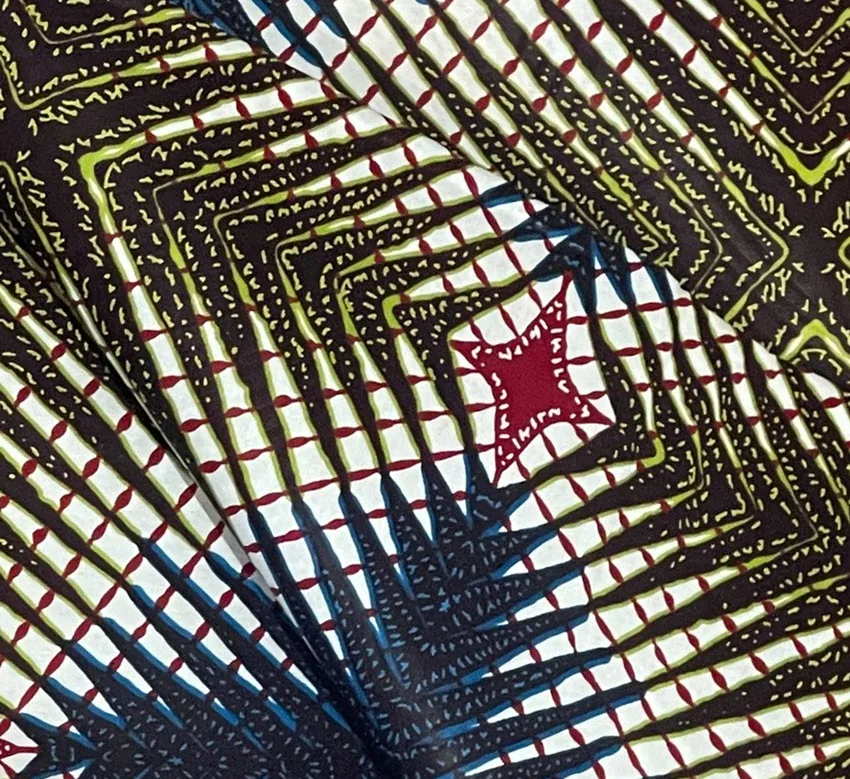
#> input picture catalog/assets/categories/ankara.webp, 850 x 779 px
$ python -i naming.py   (imports and definitions only)
#> lines starting #> are read from the running program, lines starting #| are printed output that depends on the picture
"""Automatic product naming from the print family and its colors.

The family comes from the name the product already has, exactly as the website shows it
("African Ankara Print - 101025" -> family "African Ankara Print", code "101025"), with a
category-based fallback. Colors come from the manifest's `colors` list when given, or are
detected from the cover photo and snapped to a fixed palette so names and filters stay
consistent.

    African Ankara Print - Purple & Blue - 101025
"""

from __future__ import annotations

import re
from collections import Counter
from dataclasses import dataclass
from pathlib import Path
from typing import Any

from PIL import Image, ImageDraw

# Controlled color vocabulary (also the future color filter, D-007). Anchor RGB values.
PALETTE: dict[str, tuple[int, int, int]] = {
    "Black": (20, 20, 20),
    "White": (245, 245, 240),
    "Cream": (236, 222, 190),
    "Grey": (128, 128, 128),
    "Brown": (110, 70, 40),
    "Tan": (190, 150, 100),
    "Red": (200, 30, 35),
    "Burgundy": (120, 20, 40),
    "Orange": (240, 120, 30),
    "Yellow": (250, 210, 40),
    "Gold": (200, 155, 40),
    "Green": (40, 150, 60),
    "Olive": (110, 115, 40),
    "Teal": (20, 140, 140),
    "Blue": (30, 90, 200),
    "Navy": (20, 35, 90),
    "Purple": (110, 50, 150),
    "Pink": (235, 100, 160),
}
COLOR_NAMES = frozenset(PALETTE) | {"Multicolor"}
NEUTRALS = frozenset({"Black", "White", "Grey"})
NEUTRAL_CHROMA = 10.0  # Lab chroma below this counts as black/white/grey
MULTI_SHARE = 0.08
NEUTRAL_SHARE = 0.35

# Fallback family label per category when the existing name has no "Family - code" shape.
FAMILY_BY_CATEGORY = {
    "ankara": "African Ankara Print",
    "kente": "Kente Print",
    "adire": "Adire Print",
    "satin-chiffon": "Satin/Chiffon",
    "ethnic-prints": "Ethnic Print",
    "skirts": "Wrap Skirt",
    "jackets": "Reversible Jacket",
    "cushion-covers": "Cushion Cover",
    "sarong-wraps": "Sarong Wrap",
}

MAX_COLORS = 2
MIN_SHARE = 0.10  # a color must cover at least 10% of the item to be named
CODE_RE = re.compile(r"^[A-Z]{0,4}[- ]?\d[\w-]*$")


@dataclass(frozen=True)
class NameParts:
    family: str
    code: str


# [15 lines left out: function split_name, not called in this run]


def compose(family: str, colors: list[str], code: str) -> str:
    color_text = " & ".join(colors[:MAX_COLORS])
    return " - ".join(p for p in (family, color_text, code) if p)


@dataclass(frozen=True)
class ColorAnalysis:
    """Color shares measured over fabric pixels only (background removed first)."""

    shares: list[tuple[str, float]]  # (palette name, fraction of fabric pixels), largest first
    fabric_pixels: int
    background_pixels: int

    # [19 lines left out: functions background_fraction, names, not called in this run]

    def describe(self, top: int = 5) -> str:
        parts = [f"{n} {share:.0%}" for n, share in self.shares[:top]]
        return ", ".join(parts) + f"  (background removed: {self.background_fraction:.0%})"


def detect_colors(image_path: Path, limit: int = MAX_COLORS) -> list[str]:
    """Dominant palette colors of the fabric in a photo, most prominent first."""
    return analyze(image_path).names(limit)


# [18 lines left out: function analyze, not called in this run]


SAMPLE_WIDTH = 160
BACKGROUND_TOLERANCE = 16.0  # Lab distance from the backdrop color still counted as backdrop
EDGE_UNIFORMITY = 0.55  # share of edge pixels that must match for a backdrop to exist

Lab = tuple[float, float, float]


def _fabric_mask(image_path: Path) -> tuple[Image.Image, list[bool]]:
    """Downsampled image plus a per-pixel background mask (True = background)."""
    with Image.open(image_path) as src:
#> src is the input picture: PIL image 850x779 RGB; mean R, G, B 104, 98.4, 89.7
        im = src.convert("RGB")
    im = im.resize(
        (SAMPLE_WIDTH, max(1, round(SAMPLE_WIDTH * im.height / im.width))),
        Image.Resampling.NEAREST,
    )
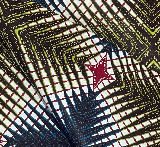
#> im: PIL image 160x147 RGB; mean R, G, B 103.9, 98.3, 89.7
    w, h = im.size
#> w = 160; h = 147
    labs = [_to_lab(px) for px in _pixels(im)]
#> labs = 23520 items
    mask = [False] * (w * h)

    edge = [i for i in range(w * h) if i % w in (0, w - 1) or i // w in (0, h - 1)]
#> edge = 610 values from 0 to 23519
    reference = _backdrop_reference([labs[i] for i in edge])
    if reference is None:
        return im, mask

    def is_bg(i: int) -> bool:
        return _distance(labs[i], reference) <= BACKGROUND_TOLERANCE

    stack = [i for i in edge if is_bg(i)]
    for i in stack:
        mask[i] = True
    while stack:
        i = stack.pop()
        x, y = i % w, i // w
        for nx, ny in ((x - 1, y), (x + 1, y), (x, y - 1), (x, y + 1)):
            if 0 <= nx < w and 0 <= ny < h:
                j = ny * w + nx
                if not mask[j] and is_bg(j):
                    mask[j] = True
                    stack.append(j)

    if mask.count(False) < 0.05 * len(mask):  # removed nearly everything: not a backdrop
        return im, [False] * len(mask)
    return im, mask


def _backdrop_reference(edge_labs: list[Lab]) -> Lab | None:
    """Average Lab color of a plain, low-chroma backdrop around the edge, if there is one."""
    # Studio backdrops are light and plain; a dark edge is the fabric itself (e.g. black prints).
    plain = [lab for lab in edge_labs if lab[0] >= 65 and (lab[1] ** 2 + lab[2] ** 2) ** 0.5 < 18]
#> plain = 107 items, first 6: (85.23, -3.61, 15.32), (94.54, -0.7, -4.07), (90.36, -4.78, 2.73), (88.89, -8.78, -9.06), (99.71, -1.51, 1.07), (92.88, -2.73, 2.31)
    if not plain or len(plain) < EDGE_UNIFORMITY * len(edge_labs):
        return None
    ref: Lab = (
        sum(lab[0] for lab in plain) / len(plain),
        sum(lab[1] for lab in plain) / len(plain),
        sum(lab[2] for lab in plain) / len(plain),
    )
    close = sum(1 for lab in edge_labs if _distance(lab, ref) <= BACKGROUND_TOLERANCE)
    return ref if close >= EDGE_UNIFORMITY * len(edge_labs) else None


def _pixels(im: Image.Image) -> list[tuple[int, int, int]]:
    getter = getattr(im, "get_flattened_data", None) or im.getdata
    return list(getter())


def mask_preview(image_path: Path, width: int = 200) -> Image.Image:
    """The analysed image with the removed background tinted pink, for visual review."""
    im, mask = _fabric_mask(image_path)
#> mask = 23520 items
    tint = (255, 0, 200)
    preview = Image.new("RGB", im.size)
#> preview: PIL image 160x147 RGB; every value is 0
    preview.putdata(
        [
            ((px[0] + tint[0]) // 2, (px[1] + tint[1]) // 2, (px[2] + tint[2]) // 2) if bg else px
            for px, bg in zip(_pixels(im), mask, strict=True)
        ]
    )
    return preview.resize((width, round(width * preview.height / preview.width)))
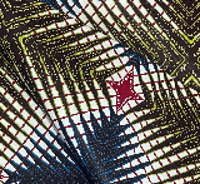
#> returned value: PIL image 200x184 RGB; mean R, G, B 103.8, 98.2, 89.7


# [7 lines left out: function _nearest_cached, not called in this run]


_BUCKETS: dict[tuple[int, int, int], str] = {}


# [10 lines left out: function nearest_color, not called in this run]


def _to_lab(rgb: tuple[int, int, int]) -> tuple[float, float, float]:
    def lin(c: float) -> float:
        c /= 255
        return c / 12.92 if c <= 0.04045 else ((c + 0.055) / 1.055) ** 2.4

    r, g, b = (lin(c) for c in rgb)
    x = (0.4124 * r + 0.3576 * g + 0.1805 * b) / 0.95047
    y = 0.2126 * r + 0.7152 * g + 0.0722 * b
    z = (0.0193 * r + 0.1192 * g + 0.9505 * b) / 1.08883

    def f(t: float) -> float:
        return t ** (1 / 3) if t > 0.008856 else 7.787 * t + 16 / 116

    fx, fy, fz = f(x), f(y), f(z)
    return 116 * fy - 16, 500 * (fx - fy), 200 * (fy - fz)


# [6 lines left out: function _distance, not called in this run]


_LAB_PALETTE = {name: _to_lab(rgb) for name, rgb in PALETTE.items()}


# [19 lines left out: function review_sheet, not called in this run]

>>> result = mask_preview('../../catalog/assets/categories/ankara.webp')

$ run again, on catalog/assets/categories/ethnic-prints.webp
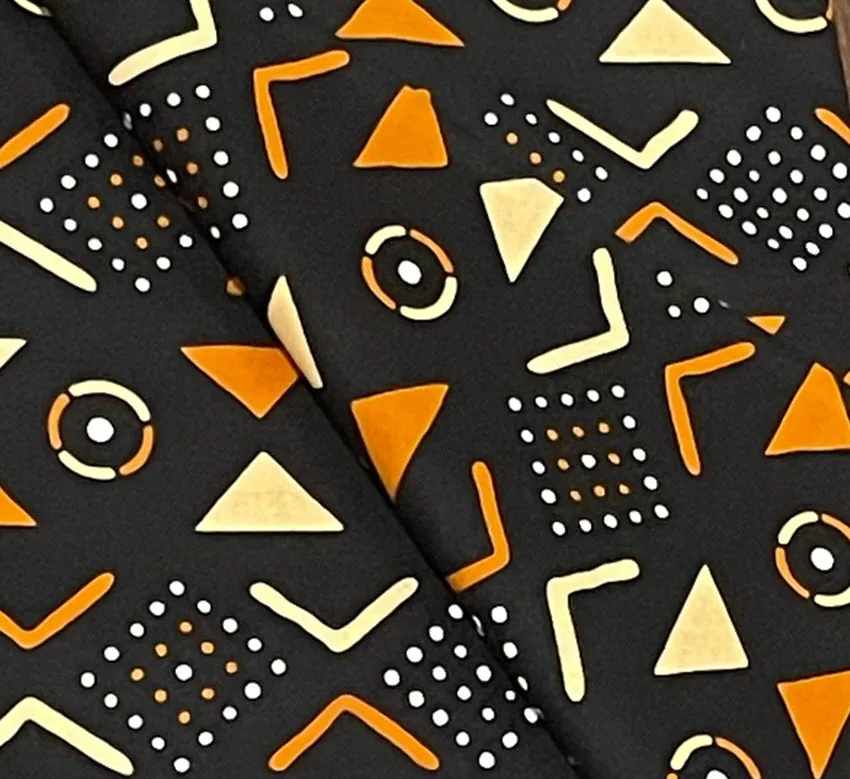
#> input picture catalog/assets/categories/ethnic-prints.webp, 850 x 779 px
#> in _fabric_mask, src is the input picture: PIL image 850x779 RGB; mean R, G, B 76.4, 66.6, 50.1
#> in _fabric_mask, `im = im.resize( (SAMPLE_WIDTH, max(1, round(SAMPLE_WIDTH * im.height /..`:
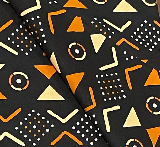
#> im: PIL image 160x147 RGB; mean R, G, B 76.4, 66.6, 50.1
#> labs = 23520 items
#> plain = 13 items, first 6: (91.95, -5.31, 15.57), (74.89, -4.85, 17.02), (94.33, -3.53, 11.23), (91.3, -3.01, 12.04), (99.61, -0.344, 0.943), (99.26, -0.344, 0.944)
#> mask = 23520 items
#> preview: PIL image 160x147 RGB; every value is 0
#> in mask_preview, `return preview.resize((width, round(width * preview.height / preview.w..`:
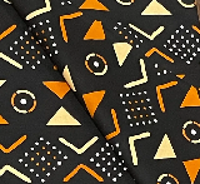
#> returned value: PIL image 200x184 RGB; mean R, G, B 76, 66.3, 50.1

$ run again, on catalog/assets/categories/fabrics.webp
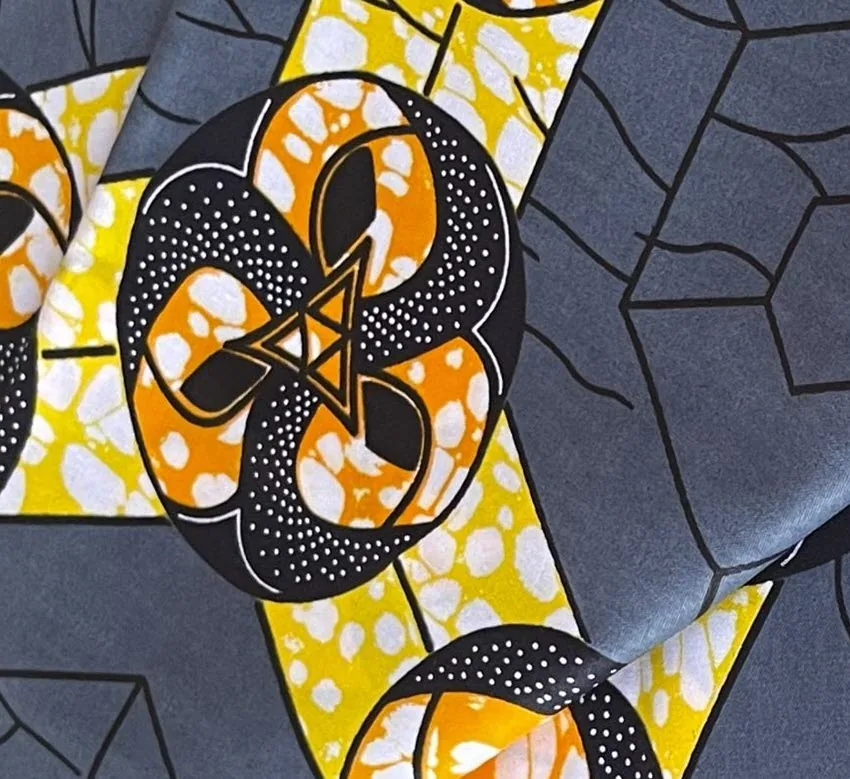
#> input picture catalog/assets/categories/fabrics.webp, 850 x 779 px
#> in _fabric_mask, src is the input picture: PIL image 850x779 RGB; mean R, G, B 116.5, 108.6, 93.1
#> in _fabric_mask, `im = im.resize( (SAMPLE_WIDTH, max(1, round(SAMPLE_WIDTH * im.height /..`:
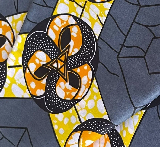
#> im: PIL image 160x147 RGB; mean R, G, B 116.6, 108.7, 93.1
#> labs = 23520 items
#> plain = 49 items, first 6: (94.52, 0.0366, 17.32), (98.2, 3.02, -1.1), (90.67, -4.26, 11.09), (93.29, 2.81, 13.5), (94.51, 2.47, -4.59), (94.17, 2.93, -7.71)
#> mask = 23520 items
#> preview: PIL image 160x147 RGB; every value is 0
#> in mask_preview, `return preview.resize((width, round(width * preview.height / preview.w..`:
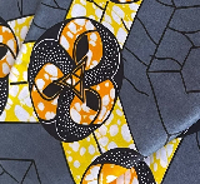
#> returned value: PIL image 200x184 RGB; mean R, G, B 116.6, 108.7, 93.2
